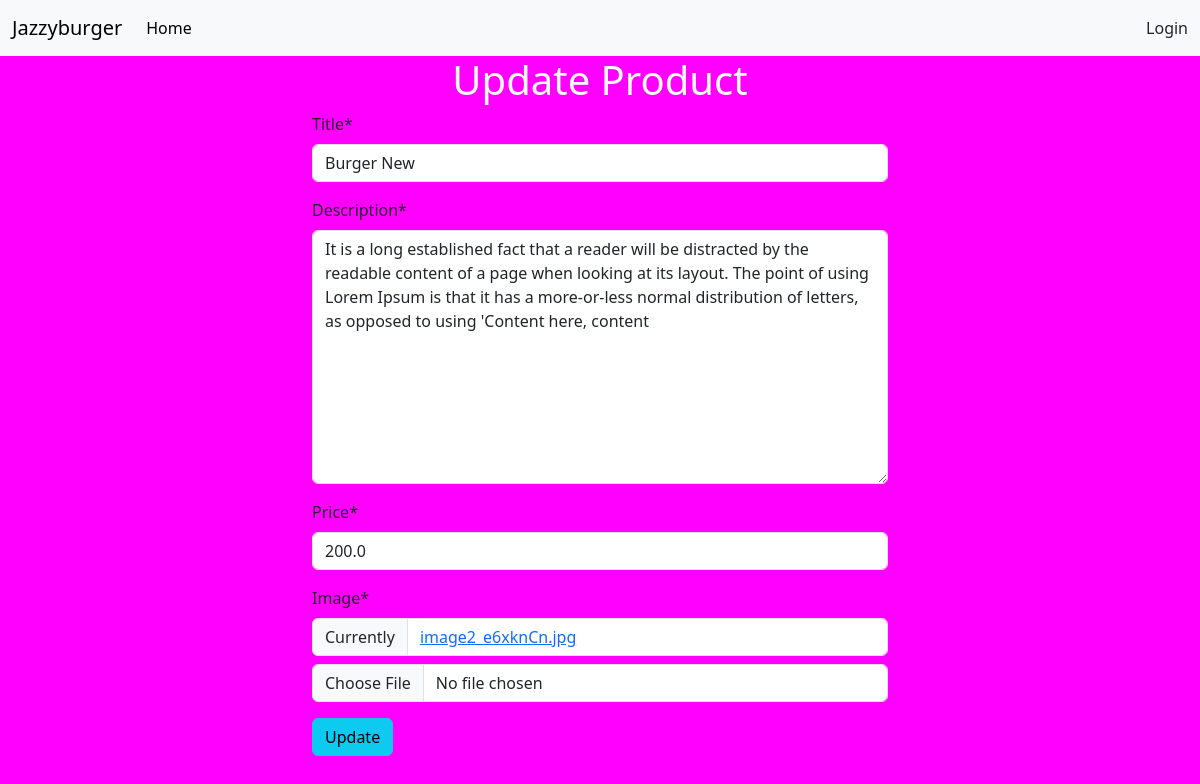
Page /detail/29/update on the committed database.
### jazzyburger/models.py (models this page shows, shortened)
class Product(models.Model):
    title = models.CharField(max_length=150, blank=False, null= False)
    description = models.TextField(default='')
    price = models.FloatField(default=0, blank=False)
    image = models.ImageField()

### jazzyburger/views.py (the view, shortened to what this page needs)
# urls.py: path('detail/<int:pk>/update', ProductUpdateView.as_view(), name='update'),
class ProductUpdateView(UpdateView):
    template_name = 'update.html'
    model = Product
    fields = ['title', 'description', 'price', 'image']
    success_url = reverse_lazy('home')

### jazzyburger/templates/update.html (shortened to what this page needs)
{% load static %}
{% load crispy_forms_tags %}
<!DOCTYPE html>
<html lang="en">
  <head>
    <link rel="stylesheet" href=" {% static 'style.css' %}" type="text/css" />
    <link
      href="https://cdn.jsdelivr.net/npm/bootstrap@5.3.0-alpha3/dist/css/bootstrap.min.css"
      rel="stylesheet"
    />
  </head>
  <body>
    {% include 'navbar.html' %}
    {% block body %}
    <h1 class="text-center text-light">Update Product</h1>
    <div class="container col-md-6 offset-md-3">
    <form method="post" enctype="multipart/form-data">
        {{form|crispy}}
        <button class="btn btn-info ">Update</button>
    </form>
    </div>
    {% endblock body %}
  </body>
</html>

### static/style.css (style rules this page uses)
body { background-color:magenta !important; margin: 0; padding: 0; box-sizing: border-box; text-decoration: none; list-style: none; font-family: "poppins", sans-serif; }

### rows in the picture
Product: title "Burger New", description "It is a long established fact that a reader will be distracted by the readable content of a page when looking at its layout. The point of using Lorem Ipsum is that it has a more-or-less normal distribution of letters, as opposed to using 'Content here, content", price "200.0"
